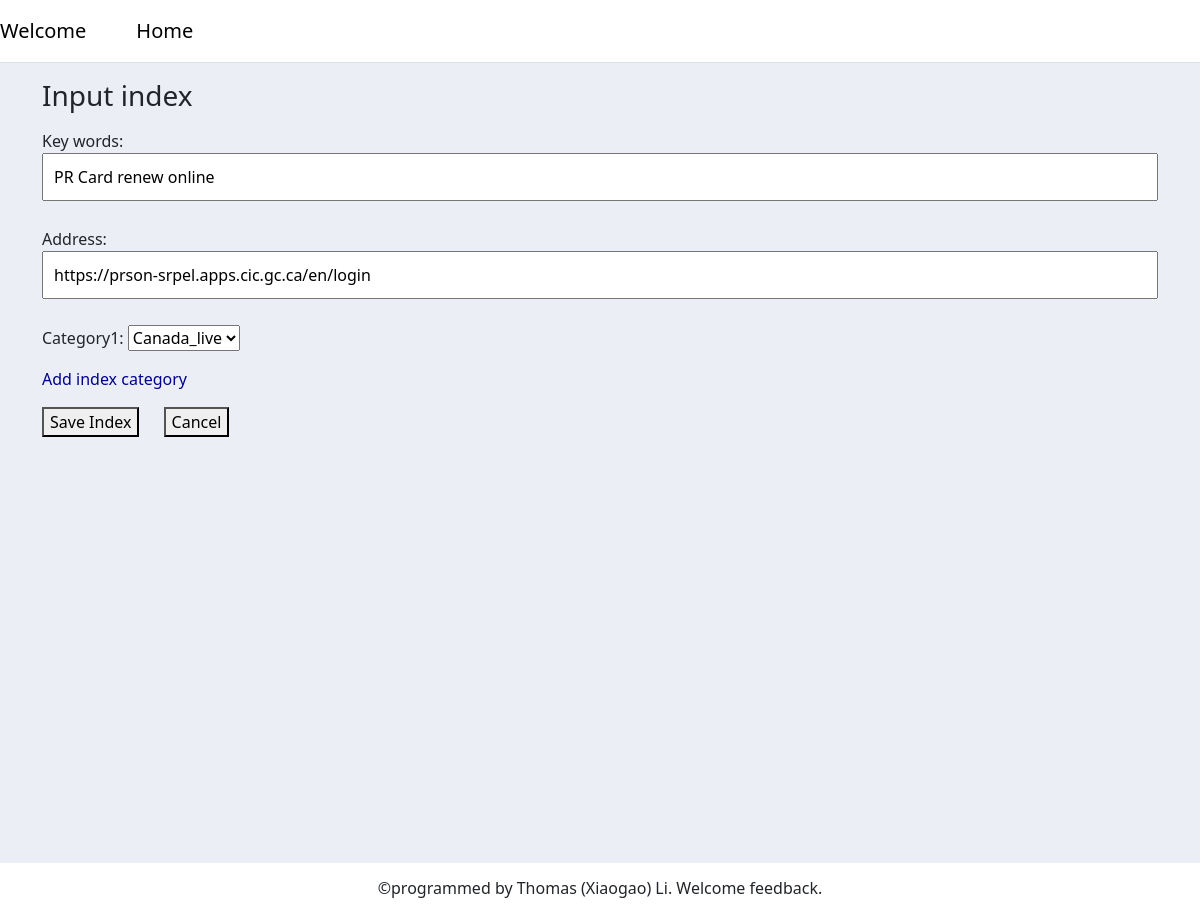
Page /update_index/110 on the committed database.
### websites/models.py (models this page shows, shortened)
class Index(models.Model):
    key_words = models.CharField(max_length=2083, null=True)
    address = models.CharField(max_length=2083, null=True)
    category1 = models.ForeignKey(IndexCategory, null=True, on_delete=models.SET_NULL)
    date_created = models.DateTimeField(auto_now_add=True, null=True)
    last_click_date = models.DateTimeField(null=True)
    click_times = models.IntegerField(default=0, null=True)

### websites/views.py (the view)
# urls.py: path('update_index/<str:pk>', update_index, name="update_index"),
def update_index(request, pk):
    index = Index.objects.get(id=pk)
    index_form = InputIndexForm(instance=index)
    if request.method == 'POST':
        index_form = InputIndexForm(request.POST, instance=index)
        if index_form.is_valid():
            index_form.save()
            return redirect('/')
    context = {'index_form': index_form}
    return render(request, 'websites/input_index_and_index_category.html', context)

### websites/forms.py
class InputIndexForm(forms.ModelForm):
    class Meta:
        model = Index
        fields = ['key_words',
                  'address',
                  'category1',
                  ]

### websites/models.py (called while the page is built)
    def __str__(self):
        return self.category_name

### websites/templates/websites/input_index_and_index_category.html (shortened to what this page needs)
{% extends 'base.html' %}
{% load static %}
{% block content %}
<div class="container block_input_index">
    <h3>Input index</h3>
    <form method="post" enctype="multipart/form-data">{% csrf_token %}
        {{ index_form.as_p }}
        <a href="#" class="blue-link more-link-category" style="margin-right: 20px;">Add index category</a>
        <button type="submit" name="index_form_submit"> Save Index</button>
        <button type="button" onclick="cancelAction()" style="margin-left: 20px;">Cancel</button>
    </form>
</div>
{% endblock content %}

### templates/snippets/base_css.html (style rules this page uses)
.blue-link { color: darkblue; text-decoration: none; }
input[type="text"] { width: 100%; padding: 10px; margin: 0 auto; margin-bottom: 10px; }

### rows in the picture
Index: key_words "PR Card renew online", address "https://prson-srpel.apps.cic.gc.ca/en/login", category1 "Canada_live"
